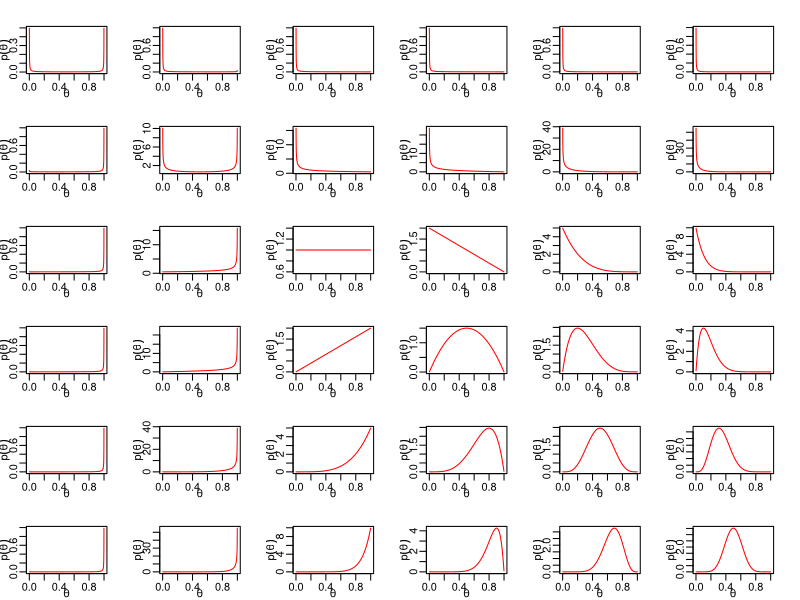
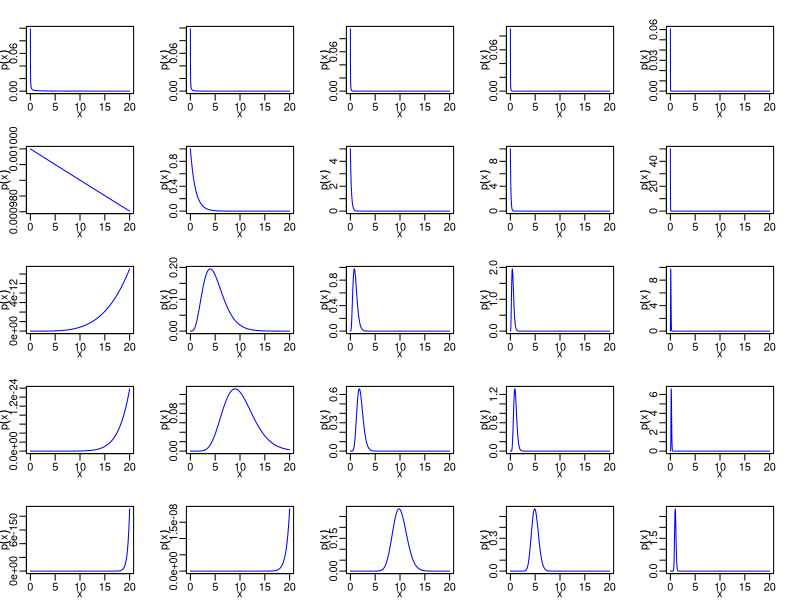

The R script that drew these images, in order:
rm(list = ls(all = TRUE))


# setup start date and time
start_time <- date();
Start.time <- Sys.time()
set.seed(12345, kind = NULL)	# set seed of random number

# close all devices which are currently open
device.list <- dev.list()
if (length(device.list) != 0){for (device.this in device.list){dev.off(device.this)}}

# -----------------------------------------------------------------------------------------------
# Beta Distribution
# -----------------------------------------------------------------------------------------------
a <- c(0.001,0.5,1,2,5,10)
b <- c(0.001,0.5,1,2,5,10)
no.a <- length(a)
no.b <- no.a


par(mfrow = c(no.a,no.b),mar=c(2,2,2,2),mgp=c(1.0,0.5,0))
for (idx.a in a)
{
	for (idx.b in b)
	{
		theta <- seq(from=0.001,to=0.999,by=0.001)
		p_theta <- dbeta(theta,idx.a,idx.b)
		
		plot(theta,p_theta,type="l",col="red",xlab=bquote(theta),ylab=bquote(p(theta)))
	}
}


# -----------------------------------------------------------------------------------------------
# Gamma Distribution
# -----------------------------------------------------------------------------------------------
shape <- c(0.001,1,5,10,50)
scale <- c(0.001,1,5,10,50)
no.shape <- length(shape)
no.scale <- no.shape


par(mfrow = c(no.shape,no.scale),mar=c(2,2,2,2),mgp=c(1.0,0.5,0))
for (idx.shape in shape)
{
	for (idx.scale in scale)
	{
		x <- seq(from=0,to=20,by=0.01)
		p_x <- dgamma(x,idx.shape,idx.scale)
		
		plot(x,p_x,type="l",col="blue",xlab=bquote(x),ylab=bquote(p(x)))
	}
}
